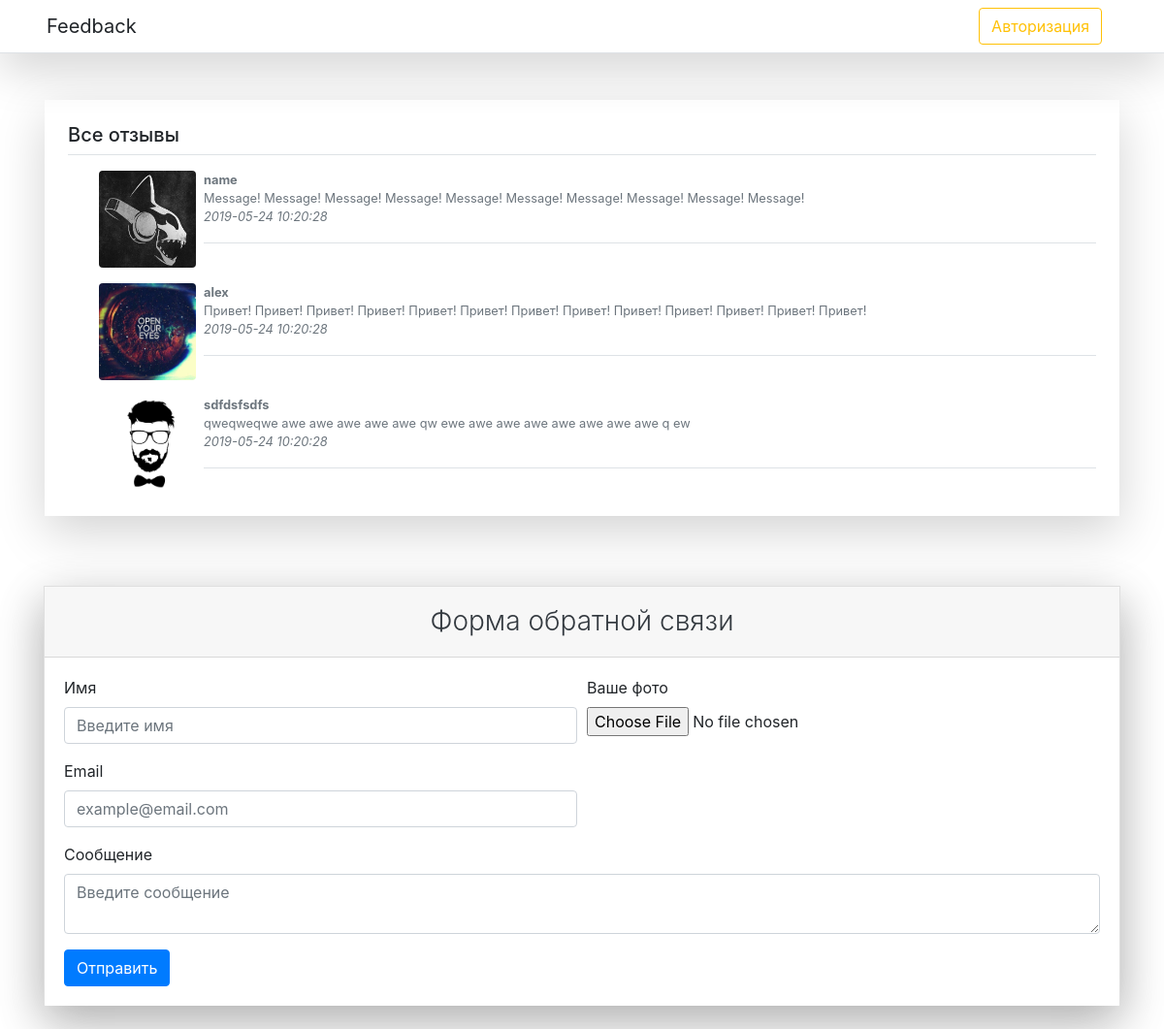
The page / on the database its author committed.
### tables this page shows
CREATE TABLE `feedback` (
  `id` int(11) NOT NULL,
  `name` varchar(50) DEFAULT NULL,
  `email` varchar(100) DEFAULT NULL,
  `text` varchar(200) DEFAULT NULL,
  `foto` varchar(100) DEFAULT NULL,
  `date` datetime DEFAULT CURRENT_TIMESTAMP
);

### index.php (called while the page is built)
<?php
require 'views/feedaback.php';

### controller/Query.php (called while the page is built, shortened)
<?php
class Query
{
    public function selectAllReview()
    {
        $select = "SELECT `id`, `name`, `text`, `email`, `date`, `foto` FROM `feedback` ORDER BY `date` DESC ";
        $selectQuery = $this->dbQuery($select);
        return $selectQuery;
    }
    public function selectReview()
    {
        return $this->selectAllReview();
    }
    private function dbQuery($sql)
    {
        $db = new Database();
        return $db->query($sql);
    }
    private function requireDatabase()
    {
        $connect = require_once "Database.php";
        return $connect;
    }
}
$query = new Query();

### controller/config/database.php (called while the page is built)
<?php
return [
    'host' => 'localhost',
    'dbname' => 'tfeedback',
    'username' => 'root',
    'password' => 'root',
    'charset' => 'utf8',
];

### controller/Database.php (called while the page is built, shortened)
<?php
class Database
{
    private $link;
    private function connect()
    {
        $config = require 'config/database.php';
        $dsn = 'mysql:host='.$config['host'].';dbname='.$config['dbname'].';charset='.$config['charset'];
        $this->link = new PDO($dsn, $config['username'], $config['password']);
        return $this;
    }
    public function query($sql)
    {
        $sth = $this->link->prepare($sql);
        $sth->execute();
        $result = $sth->fetchAll(PDO::FETCH_ASSOC);
        return $result;
    }
}

### views/feedaback.php (the view, shortened to what this page needs)
<?php
require_once 'controller/Query.php'; ?>
<!doctype html>
<html lang="en">
<head>
    <link rel="stylesheet" href="views/assets/css/bootstrap.css">
</head>
<body>
<header>
    <div class="d-flex flex-column flex-md-row align-items-center p-2 px-md-5 mb-0 bg-white border-bottom shadow-lg">
        <h5 class="my-0 mr-md-auto font-weight-normal">Feedback</h5>
        <nav class="my-2 my-md-0 mr-md-3">
            <ul class="nav nav-pills">
                <li class="nav-item">
                    <?php if (isset($_SESSION['logged'])) : ?>
                    <h5 class="my-0 mr-md-auto font-weight-normal">Вы авторизованы как <?= $_SESSION['logged']; ?>
                        <a href="model/logaut.php"><button class="btn btn-outline-danger">Выйти</button></a>
                    </h5>
                </li>
            </ul>
        </nav>
    </div>
</header>
<div class="container">
    <div class="row px-2 my-5">
        <div class="col-sm p-4 px-3 shadow-lg py-3 mx-2">
            <form action="model/delete.php" method="post">
            <h5 class="border-bottom border-gray pb-2 mb-0">Все отзывы
                <button type="submit" name="delete">Удалить</button>
            </h5>
            <?php
            foreach ($query->selectReview() as $feedback) { ?>
                <div class="media text-muted pt-3">
                    <input type="checkbox" id="<?= $feedback['id']; ?>" value="<?= $feedback['id']; ?>" name="check[]">
                    <svg  width="32" height="32">
                        <img class="bd-placeholder-img mr-2 rounded" src="<?= $feedback['foto']; ?>" alt="" width="100" height="100" ></svg>
                    <p class="media-body pb-3 mb-0 small lh-125 border-bottom border-gray">
                        <strong class="d-block text-gray-dark"><?= $feedback['name']; ?></strong>
                        <?= $feedback['text']; ?>
                        <i class="d-block text-gray-dark"><?= $feedback['date']; ?></i>
                    </p>
                </div>
            <?php } ?>
            </form>
        </div>
    </div>
</div>
                    <?php else : ?>
                    <a class="btn btn-outline-warning" data-toggle="dropdown" href="#" role="button" aria-haspopup="true" aria-expanded="false">Авторизация</a>
                </li>
            </ul>
        </nav>
    </div>
</header>
<div class="container">
    <div class="row px-2">
        <div class="col-sm p-4 px-3 shadow-lg py-3 mx-2 my-5">
            <h5 class="border-bottom border-gray pb-2 mb-0">Все отзывы</h5>
            <?php
            foreach ($query->selectReview() as $feedback) { ?>
            <div class="media text-muted pt-3">
                <svg  width="32" height="32">
                    <img class="bd-placeholder-img mr-2 rounded" src="<?= $feedback['foto'] ;?>" alt="" width="100" height="100" ></svg>
                <p class="media-body pb-3 mb-0 small lh-125 border-bottom border-gray">
                    <strong class="d-block text-gray-dark"><?= $feedback['name']; ?></strong>
                    <?= $feedback['text']; ?>
                    <i class="d-block text-gray-dark"><?= $feedback['date']; ?></i>
                </p>
            </div>
            <?php } ?>
        </div>
    </div>
</div>
<?php endif; ?>
<main role="main" class="container my-4">
    <div class="my-4 bg-white rounded shadow-lg">
        <div class="accordion shadow-lg" id="accordionExample">
            <div class="card">
                <div class="card-header" id="heading1">
                    <h5 class="mb-0 text-center">
                        <button class="btn btn-link collapsed text-decoration-none text-dark text-center" type="button" data-toggle="collapse" data-target="#collapse1" aria-expanded="true" aria-controls="collapse1">
                            <h3 class="mb-0 font-weight-light">Форма обратной связи</h3>
                        </button>
                    </h5>
                </div>
                <div id="collapse1" class="collapse show" aria-labelledby="heading1" data-parent="#accordionExample">
                    <div class="card-body">
                        <form action="" method="post" enctype="multipart/form-data">
                            <div class="form-row">
                                <div class="form-group col-md-6">
                                    <label for="inputEmail4">Имя</label>
                                    <input type="text" class="form-control" placeholder="Введите имя" name="username" >
                                </div>
                                <div class="form-group col-md-6">
                                    <label for="inputPassword4">Ваше фото</label>
                                    <input type="file" class="form-control-file" name="userfile" >
                                </div>
                                <div class="form-group col-md-6">
                                    <label for="inputPassword4">Email</label>
                                    <input type="text" class="form-control" placeholder="example@email.com" name="email" >
                                </div>
                            </div>
                            <div class="form-group">
                                <label for="inputAddress">Сообщение</label>
                                <textarea class="form-control" placeholder="Введите сообщение" rows="2" name="text" ></textarea>
                            </div>
                            <button type="submit" class="btn btn-primary" name="send">Отправить</button>
                        </form>
                    </div>
                </div>
            </div>
        </div>
    </div>
</main>
</body>
</body>
</html>
</html>

### rows shown on the page
feedback: foto (picture), name "name", text "Message! Message! Message! Message! Message! Message! Message! Message! Message! Message!", date "2019-05-24 10:20:28"
feedback: foto (picture), name "alex", text "Привет! Привет! Привет! Привет! Привет! Привет! Привет! Привет! Привет! Привет! Привет! Привет! Привет!", date "2019-05-24 10:20:28"
feedback: foto (picture), name "sdfdsfsdfs", text "qweqweqwe awe awe awe awe awe qw ewe awe awe awe awe awe awe awe q ew", date "2019-05-24 10:20:28"
